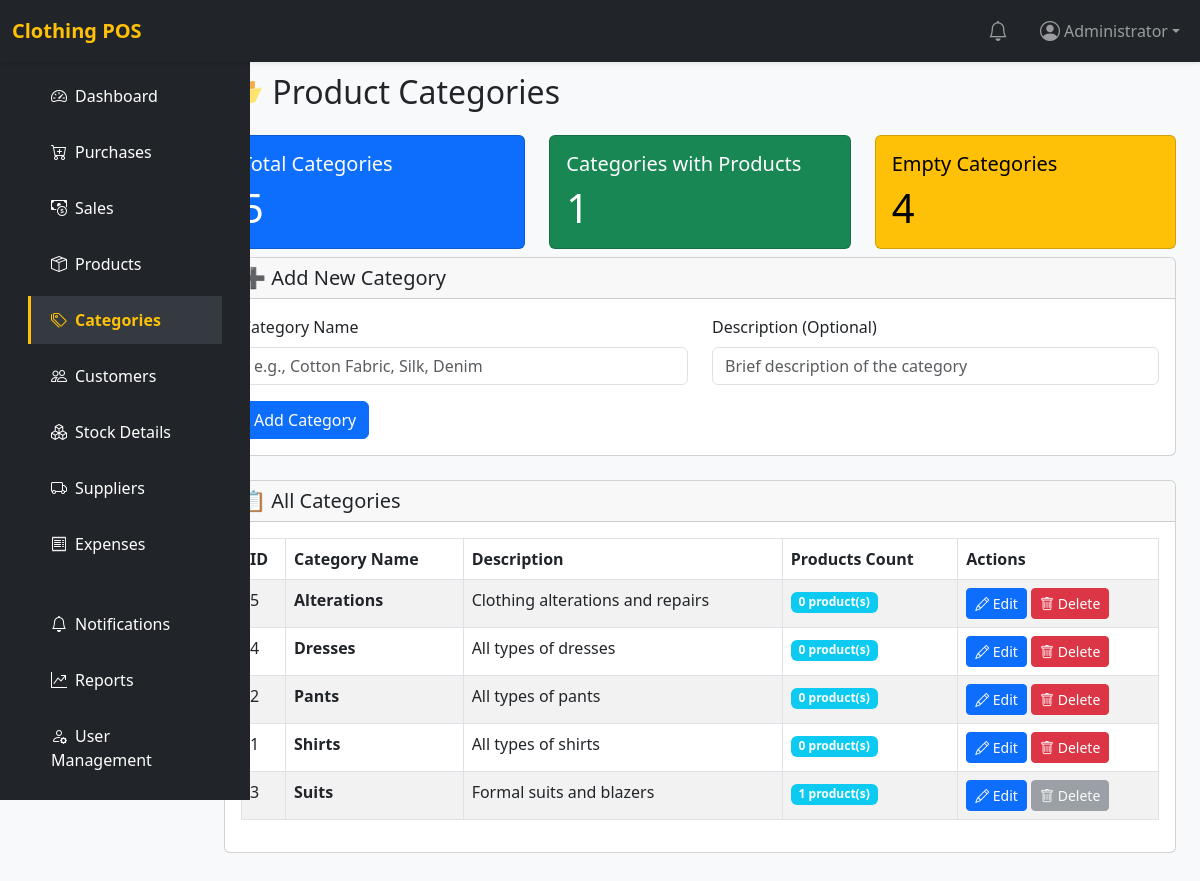
/categories.php (signed in), run on the app's committed database.
### tables this page shows
CREATE TABLE `categories` (
  `id` int(11) NOT NULL,
  `category` varchar(100) NOT NULL,
  `description` text DEFAULT NULL,
  `status` tinyint(1) NOT NULL DEFAULT 1,
  `created_at` timestamp NOT NULL DEFAULT current_timestamp()
);

### includes/config.php (called while the page is built, shortened)
<?php
$base_url = '/tailor/';

### includes/auth.php (called while the page is built, shortened)
<?php
require_once __DIR__ . '/config.php';
function current_user() {
    return $_SESSION['user_name'] ?? $_SESSION['username'] ?? null;
}
function has_role($role_name) {
    global $pdo;
    try {
        $stmt = $pdo->prepare('SELECT role_name FROM roles WHERE id = ?');
        $stmt->execute([$_SESSION['role_id']]);
        $role = $stmt->fetchColumn();
        return $role === $role_name;
    } catch (Exception $e) {
        error_log("Role check error: " . $e->getMessage());
        return false;
    }
}

### categories.php (the view, shortened to what this page needs)
<?php
require_once 'includes/auth.php';
require_once 'includes/config.php';
$activePage = 'categories';
$categories = $pdo->query("
    SELECT c.*, COUNT(p.id) as product_count
    FROM categories c
    LEFT JOIN products p ON c.id = p.category_id
    GROUP BY c.id, c.category, c.description
    ORDER BY c.category
")->fetchAll(PDO::FETCH_ASSOC);
$edit_category = null;
include 'includes/header.php';
?>
<div class="container-fluid">
    <div class="row">
        <?php include 'includes/sidebar.php'; ?>
        <main class="col-md-10 ms-sm-auto px-4 py-5" style="margin-top: 25px;">
            <h2 class="mb-4">📂 Product Categories</h2>
             <div class="row mt-4">
                <div class="col-md-4">
                    <div class="card text-bg-primary">
                        <div class="card-body">
                            <h5 class="card-title">Total Categories</h5>
                            <p class="card-text display-6"><?= count($categories) ?></p>
                        </div>
                    </div>
                </div>
                <div class="col-md-4">
                    <div class="card text-bg-success">
                        <div class="card-body">
                            <h5 class="card-title">Categories with Products</h5>
                            <p class="card-text display-6">
                                <?= count(array_filter($categories, function($cat) { return $cat['product_count'] > 0; })) ?>
                            </p>
                        </div>
                    </div>
                </div>
                <div class="col-md-4">
                    <div class="card text-bg-warning">
                        <div class="card-body">
                            <h5 class="card-title">Empty Categories</h5>
                            <p class="card-text display-6">
                                <?= count(array_filter($categories, function($cat) { return $cat['product_count'] == 0; })) ?>
                            </p>
                        </div>
                    </div>
                </div>
            </div>
            <div class="card mb-4 mt-2">
                <div class="card-header">
                    <h5 class="mb-0">
                        <?= $edit_category ? "✏️ Edit Category" : "➕ Add New Category" ?>
                    </h5>
                </div>
                <div class="card-body">
                    <form method="post">
                        <div class="row">
                            <div class="col-md-6 mb-3">
                                <label class="form-label">Category Name</label>
                                <input type="text" name="name" class="form-control" required
                                       value="<?= htmlspecialchars($edit_category['category'] ?? '') ?>"
                                       placeholder="e.g., Cotton Fabric, Silk, Denim">
                            </div>
                            <div class="col-md-6 mb-3">
                                <label class="form-label">Description (Optional)</label>
                                <input type="text" name="description" class="form-control"
                                       value="<?= htmlspecialchars($edit_category['description'] ?? '') ?>"
                                       placeholder="Brief description of the category">
                            </div>
                        </div>
                        <button type="submit" class="btn btn-primary" name="<?= $edit_category ? 'edit_category' : 'add_category' ?>">
                            <?= $edit_category ? "Update Category" : "Add Category" ?>
                        </button>
                    </form>
                </div>
            </div>
            <div class="card">
                <div class="card-header">
                    <h5 class="mb-0">📋 All Categories</h5>
                </div>
                <div class="card-body table-responsive">
                    <table class="table table-bordered table-striped">
                        <thead>
                            <tr>
                                <th>ID</th>
                                <th>Category Name</th>
                                <th>Description</th>
                                <th>Products Count</th>
                                <th>Actions</th>
                            </tr>
                        </thead>
                        <tbody>
                            <?php foreach ($categories as $category): ?>
                                <tr>
                                    <td><?= $category['id'] ?></td>
                                    <td>
                                        <strong><?= htmlspecialchars($category['category']) ?></strong>
                                    </td>
                                    <td><?= htmlspecialchars($category['description'] ?? '-') ?></td>
                                    <td>
                                        <span class="badge bg-info">
                                            <?= $category['product_count'] ?> product(s)
                                        </span>
                                    </td>
                                    <td>
                                        <a href="categories.php?edit=<?= $category['id'] ?>"
                                           class="btn btn-sm btn-primary">
                                            <i class="bi bi-pencil"></i> Edit
                                        </a>
                                        <?php if ($category['product_count'] == 0): ?>
                                            <a href="categories.php?delete=<?= $category['id'] ?>"
                                               class="btn btn-sm btn-danger"
                                               onclick="return confirm('Are you sure you want to delete this category?')">
                                                <i class="bi bi-trash"></i> Delete
                                            </a>
                                        <?php else: ?>
                                            <button class="btn btn-sm btn-secondary" disabled
                                                    title="Cannot delete - category has products">
                                                <i class="bi bi-trash"></i> Delete
                                            </button>
                                        <?php endif; ?>
                                    </td>
                                </tr>
                            <?php endforeach; ?>
                        </tbody>
                    </table>
                </div>
            </div>
        </main>
    </div>
</div>
<?php include 'includes/footer.php'; ?>

### includes/header.php (shortened to what this page needs)
<!DOCTYPE html>
<html lang="en">
<head>
    <link href="https://cdn.jsdelivr.net/npm/bootstrap@5.3.0/dist/css/bootstrap.min.css" rel="stylesheet">
    <link href="https://cdn.jsdelivr.net/npm/bootstrap-icons@1.10.5/font/bootstrap-icons.css" rel="stylesheet">
</head>
<body>
<?php
require_once __DIR__ . '/config.php';
require_once __DIR__ . '/auth.php';
?>
<nav class="navbar navbar-expand-lg navbar-dark bg-dark fixed-top shadow-sm">
  <div class="container-fluid">
    <a class="navbar-brand fw-bold" href="<?= $base_url ?>dashboard.php">Clothing POS</a>
    <ul class="navbar-nav ms-auto align-items-center">
      <li class="nav-item me-3">
        <a class="nav-link position-relative" href="<?= $base_url ?>notifications.php">
          <i class="bi bi-bell fs-5"></i>
        </a>
      </li>
      <li class="nav-item dropdown">
        <a class="nav-link dropdown-toggle d-flex align-items-center" href="#" id="profileDropdown" role="button" data-bs-toggle="dropdown" aria-expanded="false">
          <i class="bi bi-person-circle fs-5 me-1"></i>
          <?= htmlspecialchars(current_user() ?? 'User') ?>
        </a>
      </li>
    </ul>
  </div>
</nav>

### includes/sidebar.php (shortened to what this page needs)
<?php
require_once __DIR__ . '/config.php';
require_once __DIR__ . '/auth.php';
?>
<nav class="sidebar" id="sidebar">
  <div class="p-3">
    <ul class="nav flex-column mb-4">
      <li class="nav-item mb-2">
        <a class="nav-link<?= $activePage === 'dashboard' ? ' active' : '' ?>" href="<?= $base_url ?>dashboard.php">
          <i class="bi bi-speedometer2 me-2"></i>Dashboard
        </a>
      </li>
      <li class="nav-item mb-2">
        <a class="nav-link<?= $activePage === 'purchases' ? ' active' : '' ?>" href="<?= $base_url ?>purchases.php">
          <i class="bi bi-cart-plus me-2"></i>Purchases
        </a>
      </li>
      <li class="nav-item mb-2">
        <a class="nav-link<?= $activePage === 'sales' ? ' active' : '' ?>" href="<?= $base_url ?>sales.php">
          <i class="bi bi-cash-coin me-2"></i>Sales
        </a>
      </li>
      <li class="nav-item mb-2">
        <a class="nav-link<?= $activePage === 'products' ? ' active' : '' ?>" href="<?= $base_url ?>products.php">
          <i class="bi bi-box-seam me-2"></i>Products
        </a>
      </li>
      <li class="nav-item mb-2">
        <a class="nav-link<?= $activePage === 'categories' ? ' active' : '' ?>" href="<?= $base_url ?>categories.php">
          <i class="bi bi-tags me-2"></i>Categories
        </a>
      </li>
      <li class="nav-item mb-2">
        <a class="nav-link<?= $activePage === 'customers' ? ' active' : '' ?>" href="<?= $base_url ?>customers.php">
          <i class="bi bi-people me-2"></i>Customers
        </a>
      </li>
       <li class="nav-item mb-2">
        <a class="nav-link<?= $activePage === 'stock' ? ' active' : '' ?>" href="<?= $base_url ?>stock.php">
          <i class="bi bi-boxes me-2"></i>Stock Details
        </a>
      </li>
      <li class="nav-item mb-2">
        <a class="nav-link<?= $activePage === 'suppliers' ? ' active' : '' ?>" href="<?= $base_url ?>suppliers.php">
          <i class="bi bi-truck me-2"></i>Suppliers
        </a>
      </li>
      <li class="nav-item mb-2">
        <a class="nav-link<?= $activePage === 'expenses' ? ' active' : '' ?>" href="<?= $base_url ?>expenses.php">
          <i class="bi bi-receipt me-2"></i>Expenses
        </a>
      </li>
    </ul>
    <ul class="nav flex-column mb-4">
      <li class="nav-item mb-2">
        <a class="nav-link position-relative<?= $activePage === 'notifications' ? ' active' : '' ?>" href="<?= $base_url ?>notifications.php">
          <i class="bi bi-bell me-2"></i>Notifications
        </a>
      </li>
      <li class="nav-item mb-2">
        <a class="nav-link<?= $activePage === 'reports' ? ' active' : '' ?>" href="<?= $base_url ?>reports.php">
          <i class="bi bi-graph-up-arrow me-2"></i>Reports
        </a>
      </li>
      <?php if (function_exists('has_role') && has_role('Admin')): ?>
        <li class="nav-item mb-2">
          <a class="nav-link<?= $activePage === 'users' ? ' active' : '' ?>" href="<?= $base_url ?>users.php">
            <i class="bi bi-person-gear me-2"></i>User Management
          </a>
        </li>
        <li class="nav-item mb-2">
              <a class="nav-link<?= $activePage==='settings'?' active':'' ?>" href="<?= $base_url ?>settings.php">
              </a>
            </li>
      <?php endif; ?>
    </ul>
  </div>
</nav>

### includes/footer.php (shortened to what this page needs)
</body>
</html>

### includes/header.php (style rules this page uses)
body { background: #f8f9fa; margin: 0; padding: 0; }
.sidebar { position: fixed; top: 56px; left: 0; width: 250px; height: calc(100vh - 56px); background: #212529; color: #fff; overflow-y: auto; z-index: 1000; transition: all 0.3s ease; }
.sidebar .nav-link { color: #fff; padding: 12px 20px; border-radius: 0; transition: all 0.3s ease; border-left: 3px solid transparent; }
.sidebar .nav-link.active { background: #343a40; color: #ffc107; border-left-color: #ffc107; font-weight: 600; }
.navbar-brand { color: #ffc107 !important; }

### data on the page
categories: id "5", category "Alterations", description "Clothing alterations and repairs", product_count "0"
categories: id "4", category "Dresses", description "All types of dresses", product_count "0"
categories: id "2", category "Pants", description "All types of pants", product_count "0"
categories: id "1", category "Shirts", description "All types of shirts", product_count "0"
categories: id "3", category "Suits", description "Formal suits and blazers", product_count "1", shows "Delete"

### other printed values
current_user() "Administrator"
count($categories) "5"
